Frame 1 (no input): blank canvas, image omitted
Frame 60 (the mouse pressed at the canvas centre just before this capture): blank canvas, image omitted
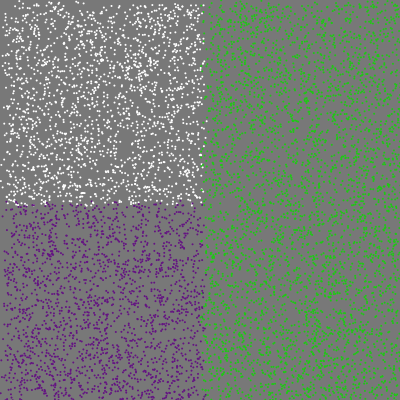
Frame 120 (the mouse held since frame 60 and released just before this capture)

The Processing sketch whose frames 1 and 60 were blank and that drew this single picture after the mouse press (run headless with seeded random() and noise(); from frame 60 on, the mouse is pressed at the canvas centre):

// Processing sketch: arrays_04
// ── arrays_04.pde
float[] posX = new float[8000];
float[] posY = new float[8000];

void setup() {
  size(400, 400);

  for (int i=0; i<posX.length; i++) {
    posX[i] = random(400);
    posY[i] = random(400);
  }

  noStroke();
}
void draw() {
  background(120);

  if (mousePressed) {
    finJuego();
  }
}


void finJuego() {

  for (int i=0; i<posX.length; i++) {
    float move = random(7);
    if (posX[i] > 200) {
      fill(30, 200, 20);
    } else if (posY[i] > 200) {
      fill(100, 20, 130);
    } else {
      fill(255);
    }

    ellipse(posX[i]+move, posY[i]+move, 2, 2);
  }
}
